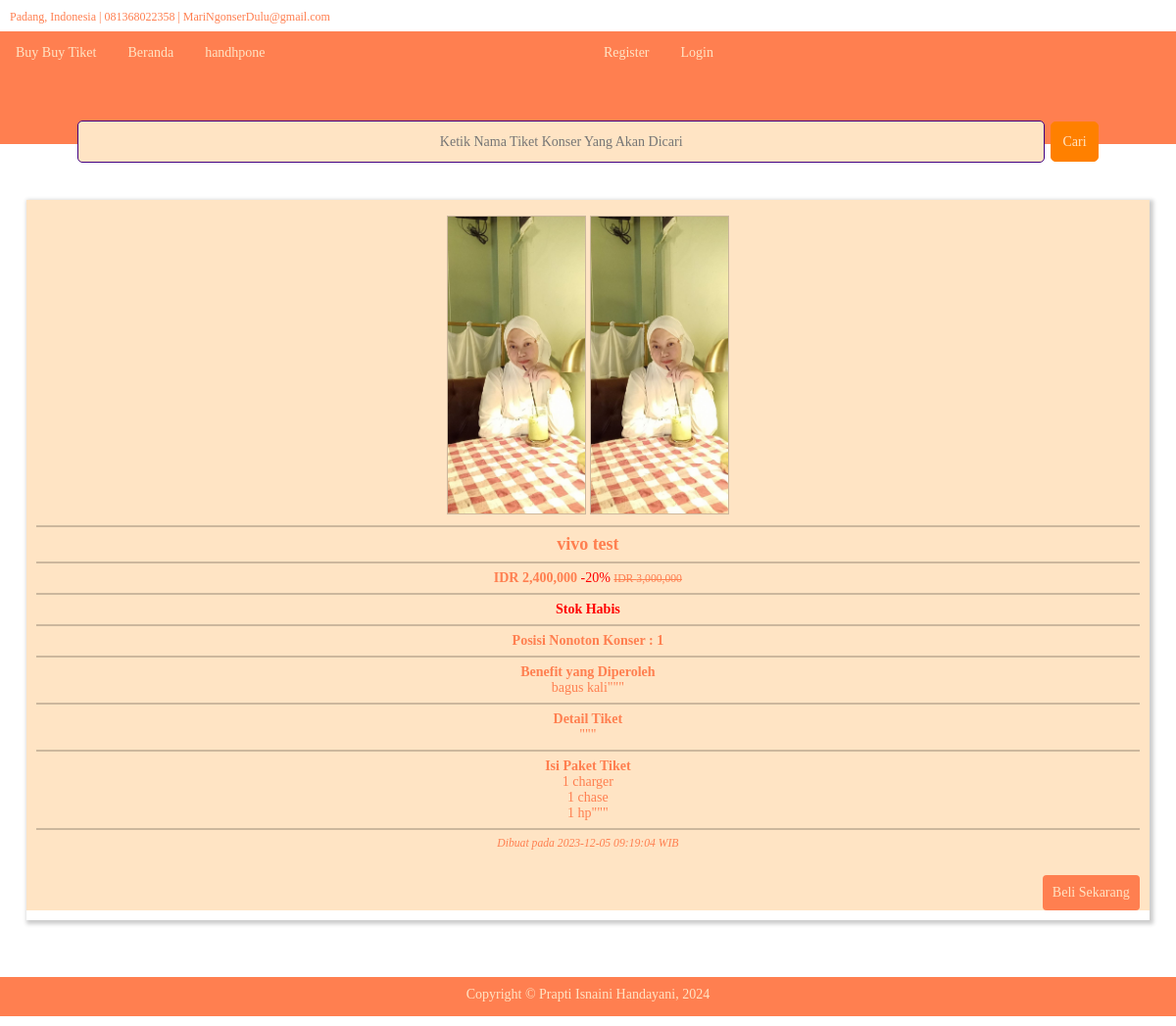
Page /?p=produkdetail&idp=1 on the committed database.
### tables this page shows
CREATE TABLE IF NOT EXISTS `kategori` (
  `idkat` int(11) NOT NULL AUTO_INCREMENT,
  `idadmin` int(11) NOT NULL,
  `namakat` varchar(40) NOT NULL,
  `ketkat` text NOT NULL,
  `tglkat` datetime NOT NULL,
  PRIMARY KEY (`idkat`)
);

CREATE TABLE IF NOT EXISTS `produk` (
  `idproduk` int(11) NOT NULL AUTO_INCREMENT,
  `idkat` int(11) NOT NULL,
  `idadmin` int(11) NOT NULL,
  `nama` varchar(100) NOT NULL,
  `harga` double NOT NULL,
  `stok` int(11) NOT NULL,
  `spesifikasi` text NOT NULL,
  `detail` text NOT NULL,
  `diskon` int(11) NOT NULL,
  `berat` float NOT NULL,
  `isikotak` text NOT NULL,
  `foto1` text NOT NULL,
  `foto2` text NOT NULL,
  `tglproduk` datetime NOT NULL,
  PRIMARY KEY (`idproduk`)
);

### produkdetail.php (the view, shortened to what this page needs)
<div class="container5">
	<div class="grid">
		<div class="dh12">
 <?php
  $sqlp = mysqli_query($kon, "select * from produk where idproduk='$_GET[idp]'");
  $rp = mysqli_fetch_array($sqlp);
  $hrg = number_format($rp['harga']);
	if($rp['stok']>0){
		$stok = "<font color='#00CC00'>Stok Tersedia</font>";
	}else{
		$stok = "<font color='#FF0000'>Stok Habis</font>";
	}
	if($rp['diskon']>0){
		$disk = ($rp['diskon'] * $rp['harga']) / 100;
		$hrgbaru = $rp['harga'] - $disk;
		$hrgbr = number_format($hrgbaru);
		$diskon = "<font color='#FF0000'> -$rp[diskon]% </font>";
		$hrglama = "<font style='text-decoration:line-through'><small>IDR $hrg</small></font>";
	}else{
		$hrgbr = "";
		$diskon = "";
		$hrglama = "<b>$hrg</b>";
	}
  	echo "<div class='dh12'>";
	echo "<div class='card'>";
	echo "<div class='isicard' style='text-align:center;'>";
    echo "<br>";
  	echo "<img src='fotoproduk/$rp[foto1]' border='1' width='140px'>
		  <img src='fotoproduk/$rp[foto2]' border='1' width='140px'>
			<hr>
			<big>$rp[nama]</big>
			<hr>
			<b>IDR $hrgbr</b> $diskon $hrglama
			<hr>
			<b>$stok</b>
			<hr>
			<b>Posisi Nonoton Konser : $rp[berat] </b>
			<hr>
			<b>Benefit yang Diperoleh </b> <br>$rp[spesifikasi]
			<hr>
			<b>Detail Tiket</b> <br>$rp[detail]
			<hr>
			<b>Isi Paket Tiket</b> <br>$rp[isikotak]
			<hr>
			<small><i>Dibuat pada $rp[tglproduk] WIB </i></small>";
	echo "</div>";
	echo "<div class='kakicard'>";
	echo "<br>
			<a href='?p=keranjang&idp=$rp[idproduk]&idag=$rag[idanggota]'><button type='button' class='btn btn-add'>Beli Sekarang</button></a>";
	echo "</div>";
	echo "</div><br>";
	echo "</div>";
  ?>
		</div>
	</div>
</div>

### menu.php (shortened to what this page needs)
<div class="container2">
	<div class="grid">
		<div class="topnav" id="myTopnav">
		<div class="dh6">
			<a href="<?php echo "?p=beranda"; ?>">Buy Buy Tiket</a>
			<?php
			if($_GET["p"] == "beranda"){
				$pilih = " class='pilih'";
			}else{
				$pilih = "";
			}
			echo "<a href='?p=beranda' $pilih>Beranda</a>";
			$sqlk = mysqli_query($kon, "select * from kategori order by namakat asc");
			while($rk = mysqli_fetch_array($sqlk)){
				if($_GET["idk"] == $rk["idkat"]){
					$pil = " class='pilih'";
				}else{
					$pil = "";
				}
				echo "<a href='?p=home&idk=$rk[idkat]' $pil>$rk[namakat]</a>";
			}
			?>
			</div>
			<div class="dh6">
				<?php
				if(!empty($_SESSION["userag"]) and !empty($_SESSION["passag"])){
					echo "<a><b>$rag[nama]</b></a>";
					echo "<a href='?p=keranjangbelanja&idag=$rag[idanggota]'>Keranjang</a>";
					echo "<a href='?p=logout'>Logout</a>";
				}else{
					echo "<a href='?p=register'>Register</a>";
					echo "<a href='?p=login'>Login</a>";
				}
				?>
			</div>
		</div>
	</div>
</div>

### style.css (style rules this page uses)
body { font-family:Cambria; padding:0px; margin:0px; color:#FF7F50; }
.container2 { height:50px; background-color:#FF7F50; color:#FFE4C4; font-size:24px; }
.container5 { margin-top:30px; height:800px; padding:10px; color:#FF7F50; font-size:14px; }
.grid { width:100%; padding-top:0px; padding-bottom:0px; overflow:hidden; }
.dh6 { width:49.99% ; }
.dh12 { width:99.99% ; }
.dh1, .dh2, .dh3, .dh4, .dh5, .dh6, .dh7, .dh8, .dh9, .dh10, .dh11, .dh12 { float:left; display:inline; margin:0 0%; }
.topnav { overflow:hidden; background-color:#FF7F50; }
.topnav a { float:left; display:block; color:#FFE4C4; padding:14px 16px; text-decoration:none; font-size:14px; }
a { color:#FF7F50; text-decoration:none; }
.btn { padding:9px 9px; text-align:center; border:1px solid transparent; border-radius:4px; font-family:Cambria; font-size:14px; margin-top:10px; width:auto; }
.btn-add { color:#FFE4C4; background-color:#FF7F50; cursor:pointer; }
.card { margin:17px; min-height:230px; border:thin; box-shadow: 2px 2px 4px 2px rgba(0,0,0,0.2); padding-bottom:10px; }
.isicard { padding-left:10px; padding-right:10px; background-color:#FFE4C4; color:#FF7F50; min-height:185px; font-size:14px; }
.isicard hr, .isicard img { border:1px solid rgba(0,0,0,0.2); }
.isicard big { font-size:18px; font-weight:bold; }
.kakicard { padding-left:10px; padding-right:10px; background-color:#FFE4C4; color:#FF7F50; text-align:right; min-height:50px; }

### rows in the picture
kategori: namakat "handhpone"
produk: foto1 (picture), foto2 (picture), nama "vivo test", hrgbr "2,400,000", diskon "20", harga "3,000,000", berat "1", spesifikasi "bagus kali\"\"\"", detail "\"\"\"", isikotak "1 charger 1 chase 1 hp\"\"\"", tglproduk "2023-12-05 09:19:04"
